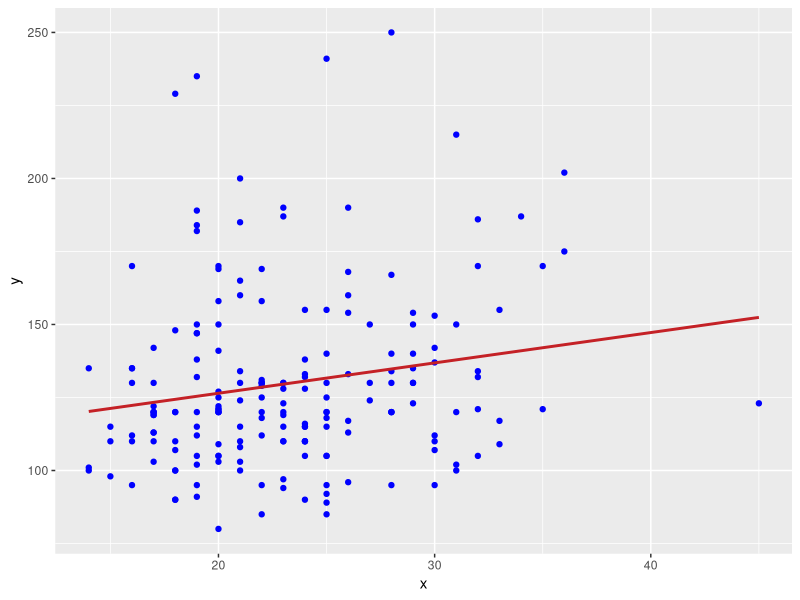

Reproduce this figure in R.
# import necessary libraries
library(MASS)
library(plyr)
library(ggplot2)

# preprocess data
mydata <- birthwt
colnames(mydata) <-
  c(
    "birthwt.below.2500",
    "mother.age",
    "mother.weight",
    "race",
    "mother.smokes",
    "previous.prem.labor",
    "hypertension",
    "uterine.irr",
    "physician.visits",
    "birthwt.grams"
  )
mydata <- transform(
  mydata,
  race = as.factor(mapvalues(
    race, c(1, 2, 3), c("white", "black", "other")
  )),
  mother.smokes = as.factor(mapvalues(mother.smokes, c(0, 1), c("no", "yes"))),
  hypertension = as.factor(mapvalues(hypertension, c(0, 1), c("no", "yes"))),
  uterine.irr = as.factor(mapvalues(uterine.irr, c(0, 1), c("no", "yes"))),
  birthwt.below.2500 = as.factor(mapvalues(
    birthwt.below.2500, c(0, 1), c("no", "yes")
  ))
)

# define function
correlation.analyzer <- function(data, x, y) {
  print(
    ggplot(data = data, aes(x = x, y = y)) +
      geom_point(color = 'blue') +
      geom_smooth(
        method = lm,
        se
        = FALSE,
        fullrange = TRUE,
        col = "#C42126"
      )
  )
  
  cor.val <- cor(x, y, method = 'pearson')
  if (cor.val > 0.7) {
    result <- "Strong Positive Relationship"
  } else if (cor.val > 0.3) {
    result <- "Moderate Positive Relationship"
  } else if (cor.val > 0) {
    result <- "Weak Positive Relationship"
  } else if (cor.val > -0.3) {
    result <- "Weak Negative Relationship"
  } else if (cor.val > -0.7) {
    result <- "Moderate Negative Relationship"
  } else if (cor.val >= -1) {
    result <- "Strong Negative Relationship"
  }
  return(cat(
    paste(
      " The Correlation Coefficient: ",
      cor.val,
      "\n",
      "Evaluation Result: ",
      result,
      "\n",
      sep = " "
    )
  ))
}


correlation.analyzer(mydata, mydata$mother.age, mydata$mother.weight)

# second example
# data("cars")
# correlation.analyzer(cars, cars$speed, cars$dist)
